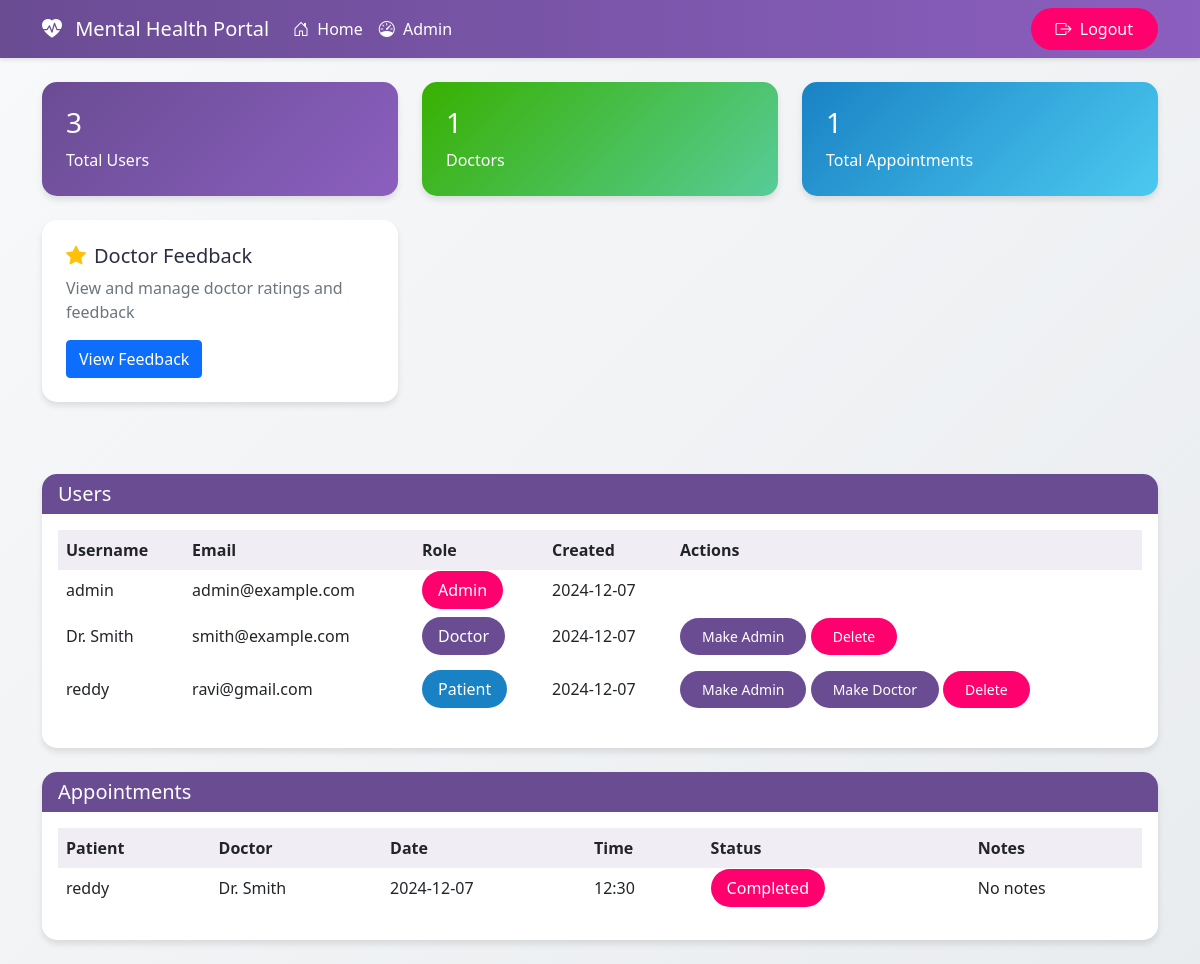
Page /admin (signed in) on the earlier database version.
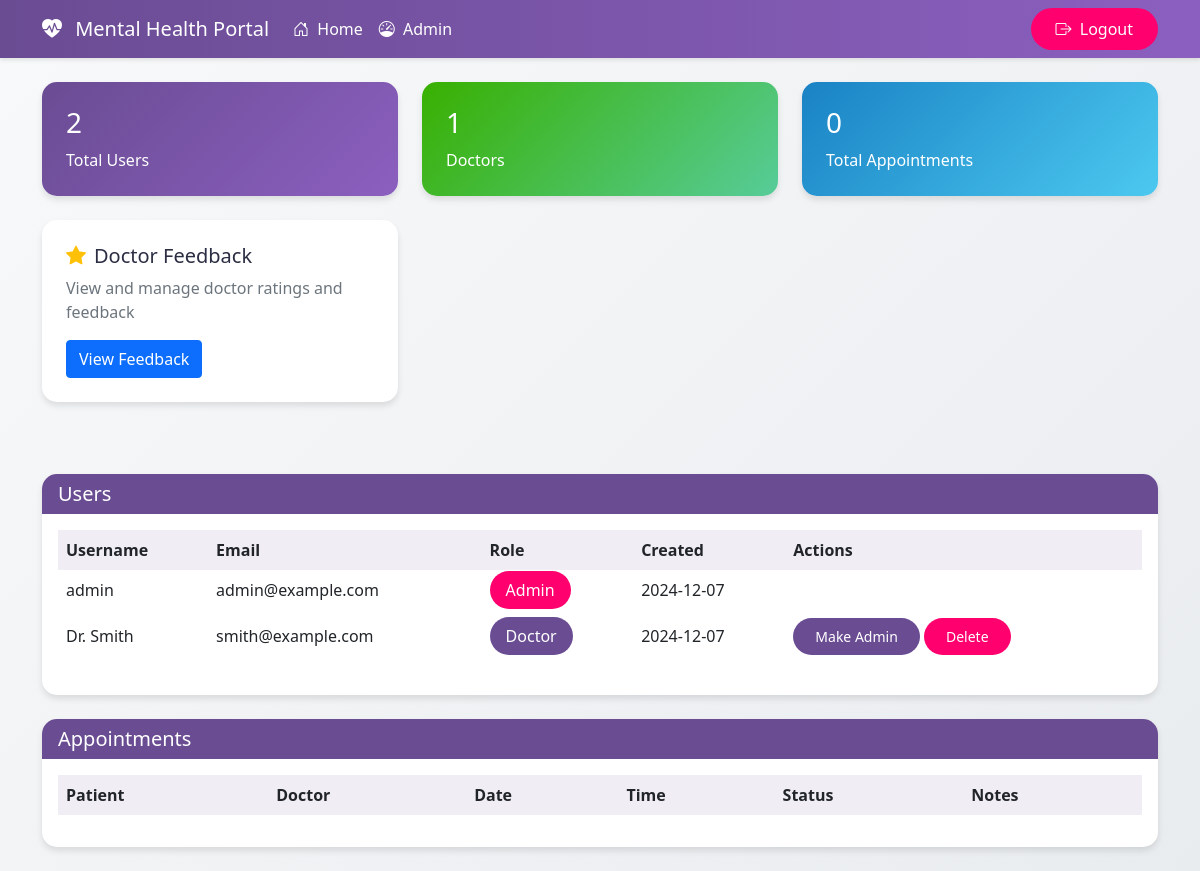
Same page on the later database version.
### app.py (models this page shows)
class User(UserMixin, db.Model):
    id = db.Column(db.Integer, primary_key=True)
    username = db.Column(db.String(80), unique=True, nullable=False)
    password = db.Column(db.String(120), nullable=False)
    email = db.Column(db.String(120), unique=True, nullable=False)
    role = db.Column(db.String(20), nullable=False)
    name = db.Column(db.String(100))
    specialization = db.Column(db.String(100))
    photo = db.Column(db.String(255))  # Store the photo filename
    created_at = db.Column(db.DateTime, default=datetime.utcnow)
    patient_appointments = db.relationship('Appointment',
                                         foreign_keys='Appointment.patient_id',
                                         backref='patient',
                                         lazy=True)
    doctor_appointments = db.relationship('Appointment',
                                        foreign_keys='Appointment.doctor_id',
                                        backref='doctor',
                                        lazy=True)
    mood_entries = db.relationship('MoodEntry', backref='mood_user', lazy=True)
    doctor_feedbacks = db.relationship('DoctorFeedback', foreign_keys='DoctorFeedback.doctor_id', backref='feedback_as_doctor', lazy=True)
    given_feedbacks = db.relationship('DoctorFeedback', foreign_keys='DoctorFeedback.patient_id', backref='feedback_as_patient', lazy=True)

class Appointment(db.Model):
    id = db.Column(db.Integer, primary_key=True)
    patient_id = db.Column(db.Integer, db.ForeignKey('user.id'), nullable=False)
    doctor_id = db.Column(db.Integer, db.ForeignKey('user.id'), nullable=False)
    date = db.Column(db.String(10), nullable=False)  # Format: YYYY-MM-DD
    time = db.Column(db.String(5), nullable=False)   # Format: HH:MM
    notes = db.Column(db.Text)
    status = db.Column(db.String(20), default='pending')  # pending, confirmed, cancelled, completed
    created_at = db.Column(db.DateTime, default=datetime.utcnow)

### app.py (the view)
@app.route('/admin')
@login_required
@admin_required
def admin():
    users = User.query.all()
    appointments = Appointment.query.all()
    return render_template('admin.html', users=users, appointments=appointments)

### app.py (called while the page is built)
def login_required(f):
    @wraps(f)
    def decorated_function(*args, **kwargs):
        if 'user_id' not in session:
            flash('Please log in first.', 'error')
            return redirect(url_for('login'))
        return f(*args, **kwargs)
    return decorated_function

def admin_required(f):
    @wraps(f)
    def decorated_function(*args, **kwargs):
        if 'role' not in session or session['role'] != 'admin':
            flash('Admin access required.', 'error')
            return redirect(url_for('home'))
        return f(*args, **kwargs)
    return decorated_function

def auto_complete_past_appointments():
    today = datetime.now().strftime('%Y-%m-%d')
    past_confirmed = Appointment.query.filter(
        Appointment.status == 'confirmed',
        Appointment.date < today
    ).all()
    for appointment in past_confirmed:
        appointment.status = 'completed'
    if past_confirmed:
        db.session.commit()

@app.before_request
def before_request():
    if not request.path.startswith('/static'):
        auto_complete_past_appointments()

### templates/admin.html (shortened to what the changed rows need)
<!DOCTYPE html>
<html lang="en">
<head>
    <link href="https://cdn.jsdelivr.net/npm/bootstrap@5.1.3/dist/css/bootstrap.min.css" rel="stylesheet">
    <link href="https://cdn.jsdelivr.net/npm/bootstrap-icons@1.7.2/font/bootstrap-icons.css" rel="stylesheet">
</head>
<body>
    <div class="container py-4">
        <div class="row mb-4">
            <div class="col-md-4">
                <div class="stat-card primary">
                    <h3>{{ users|length }}</h3>
                    <p class="mb-0">Total Users</p>
                </div>
            </div>
            <div class="col-md-4">
                <div class="stat-card info">
                    <h3>{{ appointments|length }}</h3>
                    <p class="mb-0">Total Appointments</p>
                </div>
            </div>
        </div>
        <div class="card mb-4">
            <div class="card-body">
                <div class="table-responsive">
                    <table class="table">
                        <thead>
                            <tr>
                                <th>Username</th>
                                <th>Email</th>
                                <th>Role</th>
                                <th>Created</th>
                                <th>Actions</th>
                            </tr>
                        </thead>
                        <tbody>
                            {% for user in users %}
                            <tr>
                                <td>{{ user.username }}</td>
                                <td>{{ user.email }}</td>
                                <td>
                                    <span class="role-badge {{ user.role }}">
                                        {{ user.role|title }}
                                    </span>
                                </td>
                                <td>{{ user.created_at.strftime('%Y-%m-%d') }}</td>
                                <td>
                                    {% if user.id != session.get('user_id') %}
                                        {% if user.role != 'admin' %}
                                        <form action="{{ url_for('make_admin', user_id=user.id) }}" method="POST" class="d-inline">
                                            <button type="submit" class="btn btn-sm btn-custom primary">Make Admin</button>
                                        </form>
                                        {% endif %}
                                        {% if user.role != 'doctor' %}
                                        <form action="{{ url_for('make_doctor', user_id=user.id) }}" method="POST" class="d-inline">
                                            <button type="submit" class="btn btn-sm btn-custom primary">Make Doctor</button>
                                        </form>
                                        {% endif %}
                                        <form action="{{ url_for('delete_user', user_id=user.id) }}" method="POST" class="d-inline"
                                              onsubmit="return confirm('Are you sure you want to delete this user?');">
                                            <button type="submit" class="btn btn-sm btn-custom danger">Delete</button>
                                        </form>
                                    {% endif %}
                                </td>
                            </tr>
                            {% endfor %}
                        </tbody>
                    </table>
                </div>
            </div>
        </div>
        <div class="card">
            <div class="card-body">
                <div class="table-responsive">
                    <table class="table">
                        <thead>
                            <tr>
                                <th>Patient</th>
                                <th>Doctor</th>
                                <th>Date</th>
                                <th>Time</th>
                                <th>Status</th>
                                <th>Notes</th>
                            </tr>
                        </thead>
                        <tbody>
                            {% for appointment in appointments %}
                            <tr>
                                <td>{{ appointment.patient.username }}</td>
                                <td>{{ appointment.doctor.username }}</td>
                                <td>{{ appointment.date }}</td>
                                <td>{{ appointment.time }}</td>
                                <td>
                                    <span class="status-badge {{ 'active' if appointment.status == 'confirmed' else 'inactive' }}">
                                        {{ appointment.status|title }}
                                    </span>
                                </td>
                                <td>{{ appointment.notes or 'No notes' }}</td>
                            </tr>
                            {% endfor %}
                        </tbody>
                    </table>
                </div>
            </div>
        </div>
    </div>
</body>
</html>

Differences in the rows shown:
removed User: username "reddy", email "ravi@gmail.com", role "Patient", created_at "2024-12-07"
removed Appointment: patient.username "reddy", doctor.username "Dr. Smith", date "2024-12-07", time "12:30", status "Completed", notes "No notes"
Other differences:
{{ users|length }}: "3" → "2"
{{ appointments|length }}: "1" → "0"
